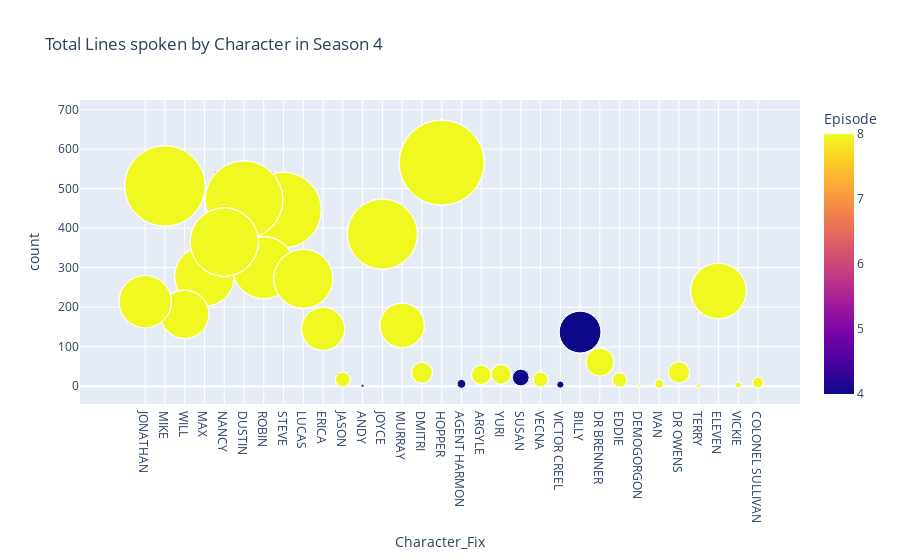

Notebook code cell kept with this figure:
### Code cell
fig1 = px.scatter(df_Season4, x="Character_Fix", y="count",size="count",hover_name="Episode",color='Episode',color_discrete_map='Bluered', size_max=60, title= "Total Lines spoken by Character in Season 4")
fig1.show()

### Figure 1 — Plotly figure (JSON) as saved in the notebook; plotly's stock layout.template omitted (floating-point values rounded to 4 significant figures; data arrays with more than 128 entries replaced by an {"elided": "..."} marker saying what was removed)
{"data": [{"hovertemplate": "<b>%{hovertext}</b><br><br>Character_Fix=%{x}<br>count=%{marker.size}<br>Episode=%{marker.color}<extra></extra>", "hovertext": {"elided": "882 int values"}, "legendgroup": "", "marker": {"color": {"elided": "882 int values"}, "coloraxis": "coloraxis", "size": {"elided": "882 int values"}, "sizemode": "area", "sizeref": 0.1572, "symbol": "circle"}, "mode": "markers", "name": "", "orientation": "v", "showlegend": false, "type": "scatter", "x": {"elided": "882 str values"}, "xaxis": "x", "y": {"elided": "882 int values"}, "yaxis": "y"}], "layout": {"coloraxis": {"colorbar": {"title": {"text": "Episode"}}, "colorscale": [[0, "#0d0887"], [0.1111, "#46039f"], [0.2222, "#7201a8"], [0.3333, "#9c179e"], [0.4444, "#bd3786"], [0.5556, "#d8576b"], [0.6667, "#ed7953"], [0.7778, "#fb9f3a"], [0.8889, "#fdca26"], [1, "#f0f921"]]}, "legend": {"itemsizing": "constant", "tracegroupgap": 0}, "title": {"text": "Total Lines spoken by Character in Season 4"}, "xaxis": {"anchor": "y", "domain": [0, 1], "title": {"text": "Character_Fix"}}, "yaxis": {"anchor": "x", "domain": [0, 1], "title": {"text": "count"}}}}
